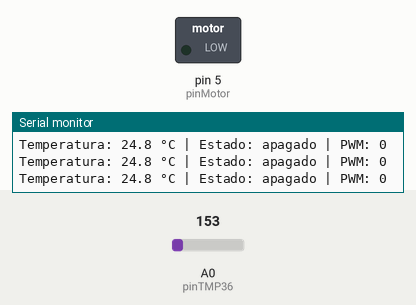
Recording of a sketch running on a simulated Arduino Uno, built with avr-gcc and run on an emulated ATmega328P. Shown: switched loads named in the sketch (green lamp = pin HIGH), the last lines printed to the serial monitor. The inputs (shaded band) are chosen by the test bench; at power-on: A0 (pinTMP36) = 153.

Above: at 1.3 s.
1.4 s: A0 (pinTMP36) set to 154
At 2.1 s:
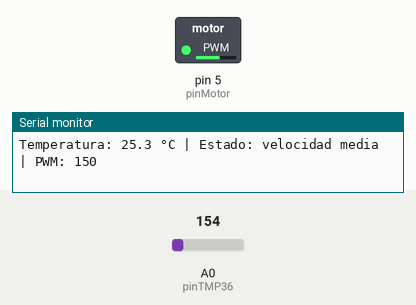
3.0 s: A0 (pinTMP36) set to 165
At 3.3 s:
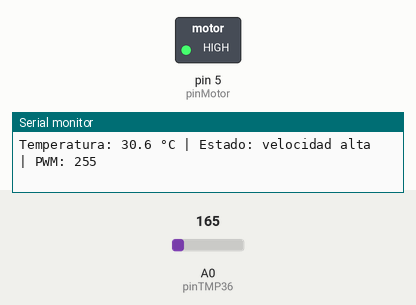
Timing chart, 0 to 6.0 s (numbered marks = the images above; inputs shaded):
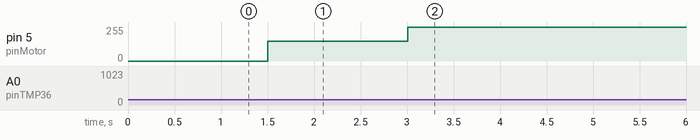

The sketch:

semana-10.ino
```cpp
const int pinTMP36 = A0;
const int pinMotor = 5;

int lectura = 0;
int pwmMotor = 0;
float voltaje = 0.0;
float temperatura = 0.0;

void setup() {
  pinMode(pinMotor, OUTPUT);
  Serial.begin(9600);
}

void loop() {
  // Leer el sensor y convertir la lectura a grados Celsius.
  lectura = analogRead(pinTMP36);
  voltaje = lectura * (5.0 / 1023.0);
  temperatura = (voltaje - 0.5) * 100.0;

  // Seleccionar la velocidad según la temperatura.
  if (temperatura < 25.0) {
    pwmMotor = 0;
  } else if (temperatura <= 30.0) {
    pwmMotor = 150;
  } else {
    pwmMotor = 255;
  }

  // Aplicar el valor PWM al transistor que controla el motor.
  analogWrite(pinMotor, pwmMotor);

  // Mostrar información para comprobar el sistema.
  Serial.print("Temperatura: ");
  Serial.print(temperatura, 1);
  Serial.print(" °C | Estado: ");

  if (pwmMotor == 0) {
    Serial.print("apagado");
  } else if (pwmMotor == 150) {
    Serial.print("velocidad media");
  } else {
    Serial.print("velocidad alta");
  }

  Serial.print(" | PWM: ");
  Serial.println(pwmMotor);
  delay(500);
}
```

Measured:
- the behaviour switches between 153 and 154 on A0 (pinTMP36) (found by bisection; images 0 and 1)
- after the input at 1.4 s, pin 5 (pinMotor): 0/255 → 150/255 after 0.10 s
- after the input at 3.0 s, pin 5 (pinMotor): 150/255 → 255/255 at once
